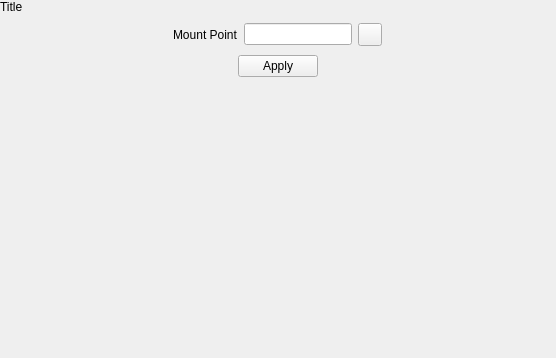
<?xml version="1.0" encoding="UTF-8"?>
<ui version="4.0">
 <class>MountPointPopover</class>
 <widget class="QWidget" name="MountPointPopover">
  <property name="geometry">
   <rect>
    <x>0</x>
    <y>0</y>
    <width>556</width>
    <height>358</height>
   </rect>
  </property>
  <property name="windowTitle">
   <string notr="true">Form</string>
  </property>
  <layout class="QVBoxLayout" name="verticalLayout">
   <property name="spacing">
    <number>0</number>
   </property>
   <property name="leftMargin">
    <number>0</number>
   </property>
   <property name="topMargin">
    <number>0</number>
   </property>
   <property name="rightMargin">
    <number>0</number>
   </property>
   <property name="bottomMargin">
    <number>0</number>
   </property>
   <item>
    <widget class="tTitleLabel" name="titleLabel">
     <property name="text">
      <string>Title</string>
     </property>
    </widget>
   </item>
   <item alignment="Qt::AlignHCenter">
    <widget class="QWidget" name="mountPointWidget" native="true">
     <layout class="QGridLayout" name="gridLayout">
      <item row="0" column="0">
       <widget class="QLabel" name="label">
        <property name="text">
         <string>Mount Point</string>
        </property>
       </widget>
      </item>
      <item row="0" column="1">
       <widget class="QLineEdit" name="mountPointEdit"/>
      </item>
      <item row="0" column="2">
       <widget class="QToolButton" name="mountPointsButton">
        <property name="text">
         <string/>
        </property>
        <property name="icon">
         <iconset theme="go-down">
          <normaloff>.</normaloff>.</iconset>
        </property>
        <property name="popupMode">
         <enum>QToolButton::InstantPopup</enum>
        </property>
       </widget>
      </item>
     </layout>
    </widget>
   </item>
   <item alignment="Qt::AlignHCenter">
    <widget class="QPushButton" name="okButton">
     <property name="text">
      <string>Apply</string>
     </property>
     <property name="icon">
      <iconset theme="dialog-ok">
       <normaloff>.</normaloff>.</iconset>
     </property>
    </widget>
   </item>
   <item>
    <spacer name="verticalSpacer">
     <property name="orientation">
      <enum>Qt::Vertical</enum>
     </property>
     <property name="sizeHint" stdset="0">
      <size>
       <width>20</width>
       <height>270</height>
      </size>
     </property>
    </spacer>
   </item>
  </layout>
 </widget>
 <customwidgets>
  <customwidget>
   <class>tTitleLabel</class>
   <extends>QLabel</extends>
   <header location="global">ttitlelabel.h</header>
   <slots>
    <signal>backButtonClicked()</signal>
   </slots>
  </customwidget>
 </customwidgets>
 <resources/>
 <connections/>
</ui>
